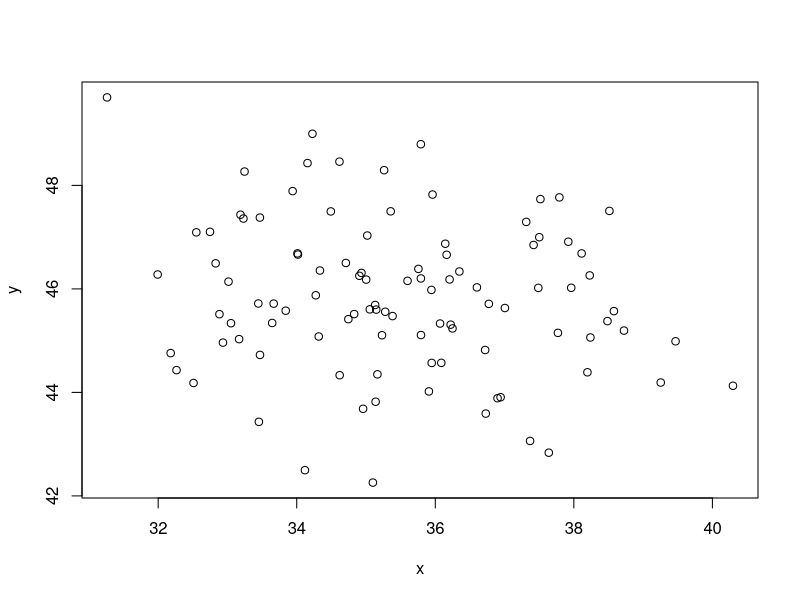

Generate this figure with R: (Note: this script raises an error after producing the figure.)
## ---- chunk 1
library(knitr)
opts_chunk$set(collapse = TRUE)
## ---- chunk 2
dplyr::glimpse(iris)
## ---- chunk 3
search()
library("dplyr")
search()

glimpse(iris)
## ---- chunk 4
x = 2
y = c(1,2,3)

x + y

sum(x,y)
## ---- chunk 5
# base functions
seq(1:5)
sum(c(2, 39, 22))

# parameters are given using a single '='
x = rnorm(n = 100, mean = 35, sd = 2)

# but they don't have to be named as long as you give them in the right order
y = rnorm(100, 46, 1.5)
plot(x, y)

# functions can be nested
print(paste("The mean of the x vector is", round(mean(x))))

# a simple function of our own devising
say_hello = function(name) {
	say = paste("Hello", name)
	print(say)
}

say_hello("Matthew")

## ---- chunk 6
cats = "cool"

if (cats == "cool") {
	print("You know it!")
}

## ---- chunk 7
cats = "uncool"

if (cats == "cool") {
	print("You know it!")
} else {
	print("Whaaat?!")
}
## ---- chunk 8
dogs = "cool"

if (cats == "cool") {
	print("You know it!")
} else if (dogs == "cool" ) {
	print("Phew, I was worried about you there.")
} else {
	print("Whaaat?!")
}
## ---- chunk 9
3 + 2 == 4

any(is.na(x))

some_values = c(1,2,3,4)
3 %in% some_values

# The %in% function retuns TRUE or FALSE for every value on the left-hand side depending on if a
# match is found on the right hand side.  This can be useful for if statements but only if it
# returns a single TRUE/FALSE

test_values = c(0,3,5)
if (test_values %in% some_values) {
	print("Yup")
}

test_values %in% some_values

## ---- chunk 10
x <- 5
x
## ---- chunk 11
x = 5
x
## ---- chunk 12
# Good
x = 5 
y <- 4

# Bad
x=5
y<-4
## ---- chunk 13
5 + 5 

`+` = function(x,y) {
 	return(x*y)
}

5 + 5

ls()

rm("+")

5 + 5
## ---- chunk 14
head(iris)

# just the species column
head(iris$Species)

# 3rd row and all columns
iris[3, ]

# 3rd column and all rows
head(iris[, 3])

# 4th row and 2nd column
iris[4, 2]

# rows 1 to 10 and all columns
iris[1:10, ]
## ---- chunk 15
# predfined vector
rows_to_keep = sample(1:nrow(iris), size = 10)
new_iris = iris[rows_to_keep, ]
new_iris

# logicals work too
new_iris$Species == "setosa"

new_iris[new_iris$Species == "setosa", ]
## ---- chunk 16
df = data.frame(x = rnorm(50), y = rnorm(50), z = rnorm(50))
head(df)
## ---- chunk 17
mean(df$x)
mean(df$y)
mean(df$z)
## ---- chunk 18
output = vector("double", ncol(df))

for (i in seq_along(df)) {
	output[[i]] = mean(df[[i]])
}

output
## ---- chunk 19
seq_along(df)

# equivalently
1:ncol(df)

1:3

## ---- chunk 20
seq(1,10)

seq(1, 20, by = 2)

seq(from = 2, by = 2.5, length.out = 10)

rep(2, 3)

rep(1:3, 4)

rep(1:3, each = 2)

rep(c("A", "B", "C"), each = 6)

## ---- chunk 21
normal_dist = rnorm(n = 1e6, mean = 2, sd = 1.2)
hist(normal_dist, main = "A normal distribution")

uniform_dist = runif(n = 1e6, min = 10, max = 20)
hist(uniform_dist, main = "A uniform distribution")

## ---- chunk 22
set.seed(3823)

x = sample(1:1000, size = 50, replace = TRUE)

max(x)

min(x)

range(x)

mean(x)

median(x)

sum(x)

sd(x)

y = rnorm(x, 1, 0.2 * x) + x
plot(x,y)

var(x)

cor(x,y)

## ---- chunk 23
my_model = lm(y ~ x)

print(my_model)

summary(my_model)

plot(x, y, main = "Linear model")
abline(my_model, col = "red")
